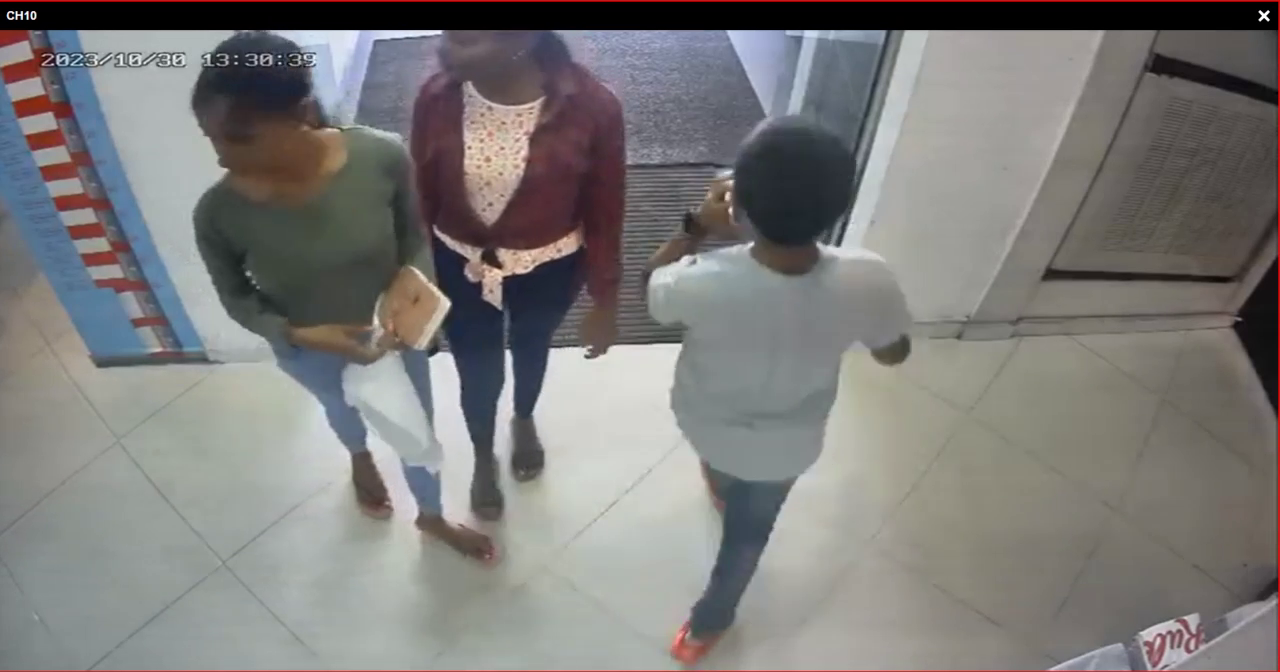
#> input picture points/sample.png, 1280 x 672 px, given in place of vtest.avi, which was not available
$ python bg_sub.py
#> lines starting #> are read from the running program, lines starting #| are printed output that depends on the picture; after the words box and inside, x2 and y2 are one past the last pixel; in counts of white or black regions, pixels touching at a corner belong together; pictures that were not available may be replaced by others from this repository, and a replacement may not be noted
# [26 lines of commented-out code are left out]

from __future__ import print_function
import cv2 as cv
import argparse
import numpy as np
import time
parser = argparse.ArgumentParser(description='This program shows how to use background subtraction methods provided by \
                                              OpenCV. You can process both videos and images.')
parser.add_argument('--input', type=str, help='Path to a video or a sequence of image.', default='vtest.avi')
parser.add_argument('--algo', type=str, help='Background subtraction method (KNN, MOG2).', default='MOG2')
args = parser.parse_args()
if args.algo == 'MOG2':
    backSub = cv.createBackgroundSubtractorMOG2( )
    #detectShadows = False,varThreshold=30
else:
    backSub = cv.createBackgroundSubtractorKNN()

kernel_dil = np.ones((3,3),np.uint8)
kernel = cv.getStructuringElement(cv.MORPH_ELLIPSE,(3,3))

capture = cv.VideoCapture(cv.samples.findFileOrKeep(args.input))
if not capture.isOpened():
    print('Unable to open: ' + args.input)
    exit(0)

count = 1
avg_time = 0
total_tym = 0
while True:
    ret, frame = capture.read()
#> frame is the input picture: shape (672, 1280, 3); mean B, G, R 121.9, 123.4, 124.9
    if frame is None:
        break

    start_time =time.time()
    fshape = frame.shape
#> fshape = (672, 1280, 3)
    cv.rectangle(frame, (355, 55), (700,140), (0,0,0), -1)
    cv.rectangle(frame, (520, 130), (700,180), (0,0,0), -1)
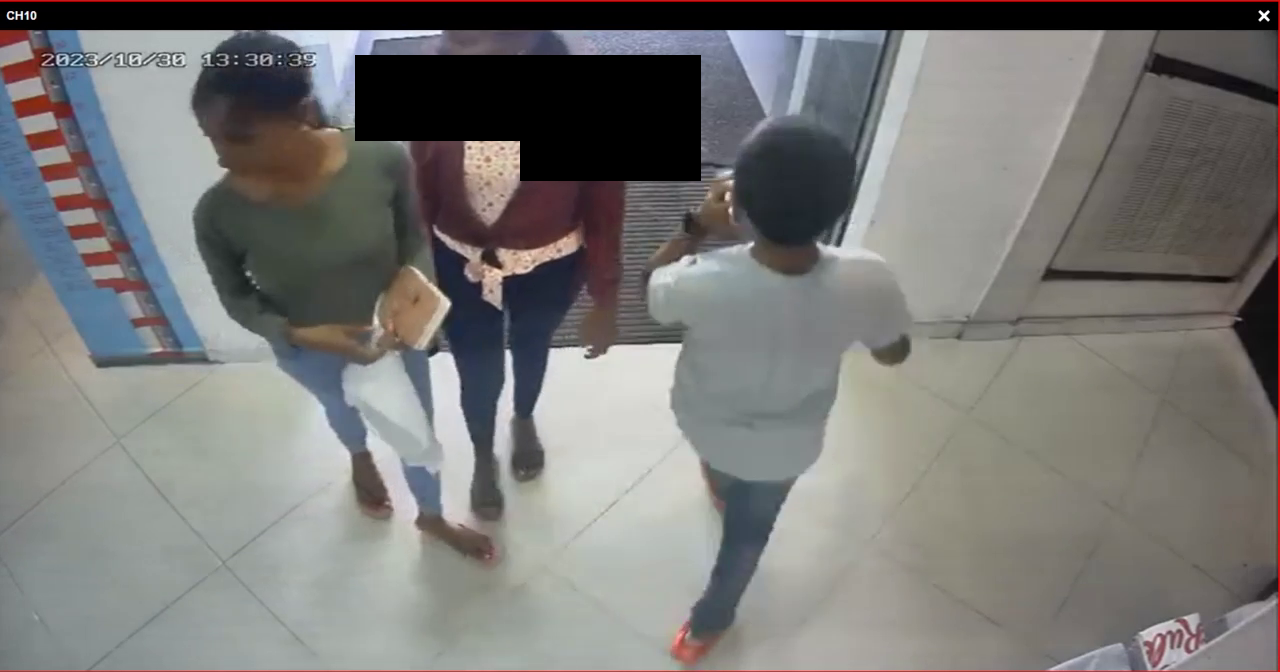
#> frame: shape (672, 1280, 3); mean B, G, R 117.2, 119.1, 120.1
    frame = frame[:,:fshape[1]-100,:]
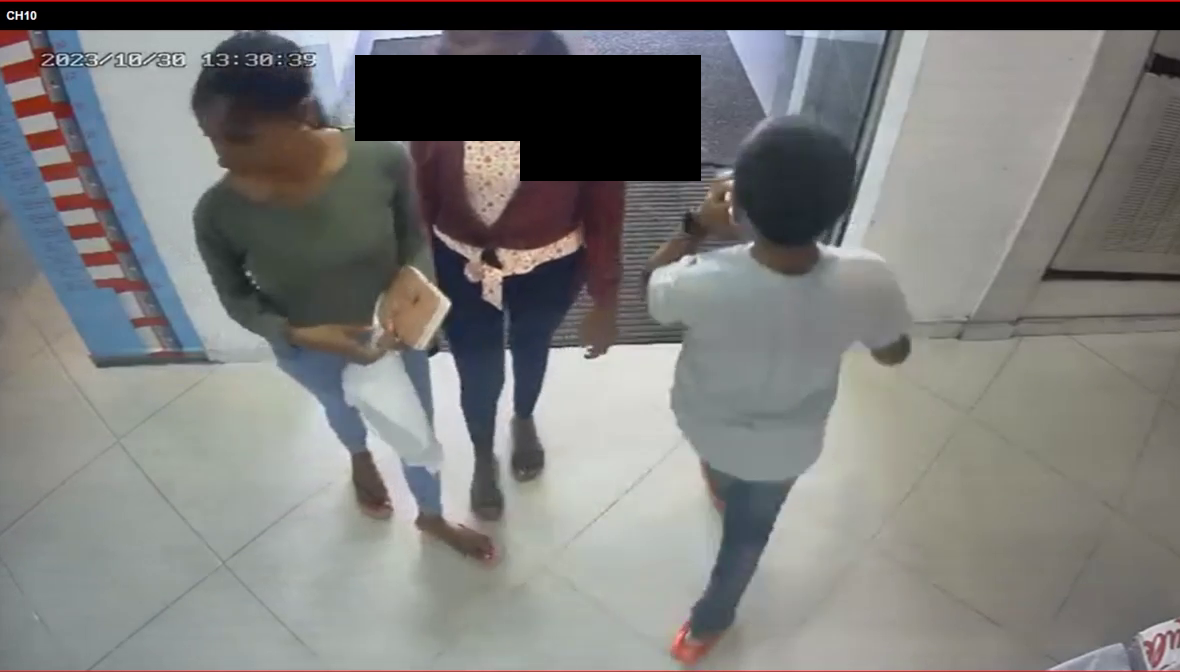
#> frame: shape (672, 1180, 3); mean B, G, R 120.4, 122.1, 122.5
    # frame = cv.GaussianBlur(frame, (5,5), cv.BORDER_DEFAULT)

    if ret == True:
        fgmask = backSub.apply(frame)
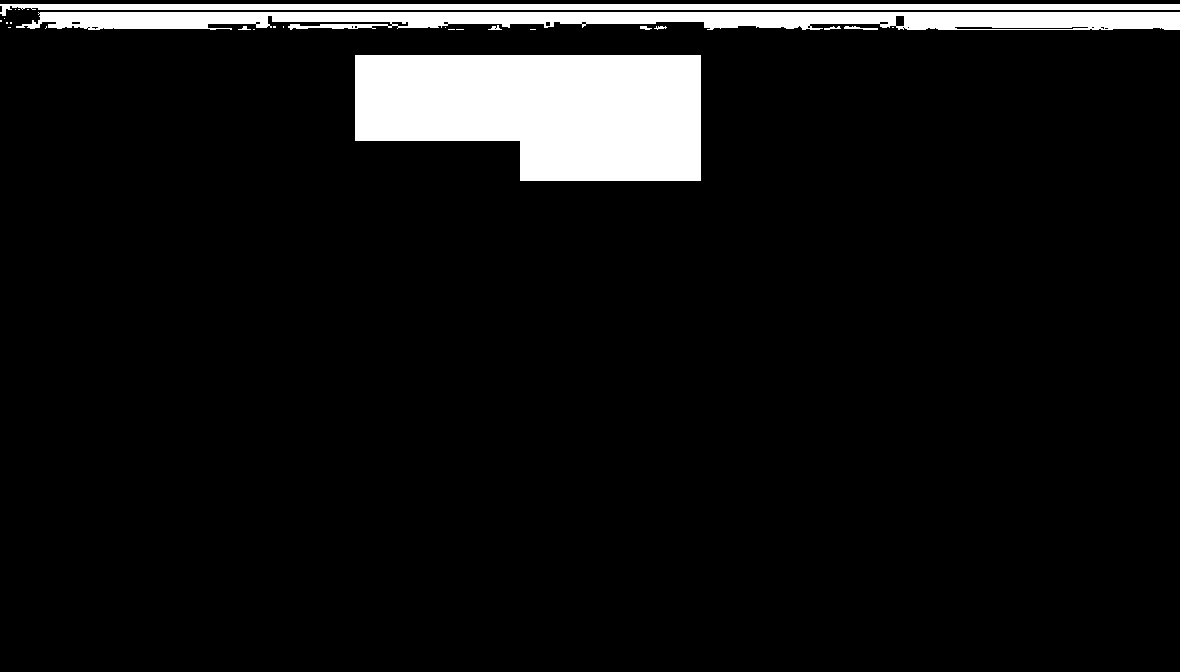
#> fgmask: shape (672, 1180); values 127 (black) and 255 (white), 7.7% white; 26 white regions (17 under 20 px), largest, box (x1, y1, x2, y2) and area: (355, 55, 701, 181) 36996, (16, 12, 1180, 30) 16585, (0, 4, 1180, 16) 7048
        fgmask = cv.morphologyEx(fgmask, cv.MORPH_CLOSE,kernel)
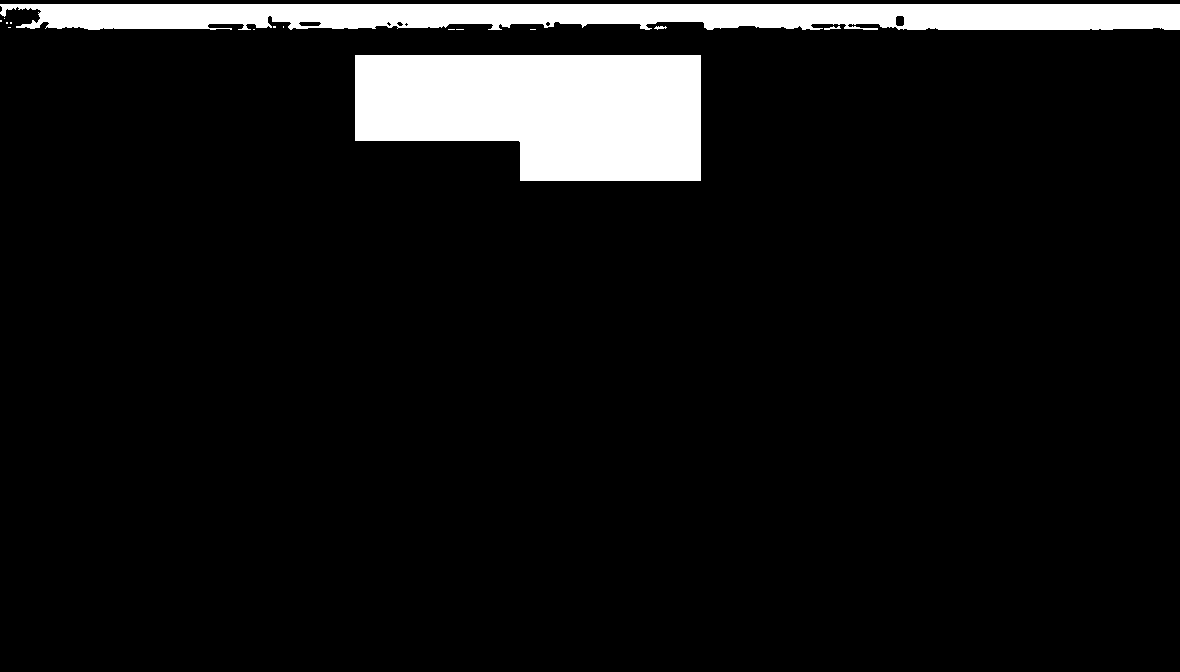
#> fgmask: shape (672, 1180); values 127 (black) and 255 (white), 8% white; 15 white regions (11 under 20 px), largest, box (x1, y1, x2, y2) and area: (355, 55, 701, 181) 36997, (0, 4, 1180, 30) 26698, (824, 26, 841, 30) 34, (654, 26, 667, 30) 30
        dilation = cv.dilate(fgmask, kernel_dil, iterations=1)
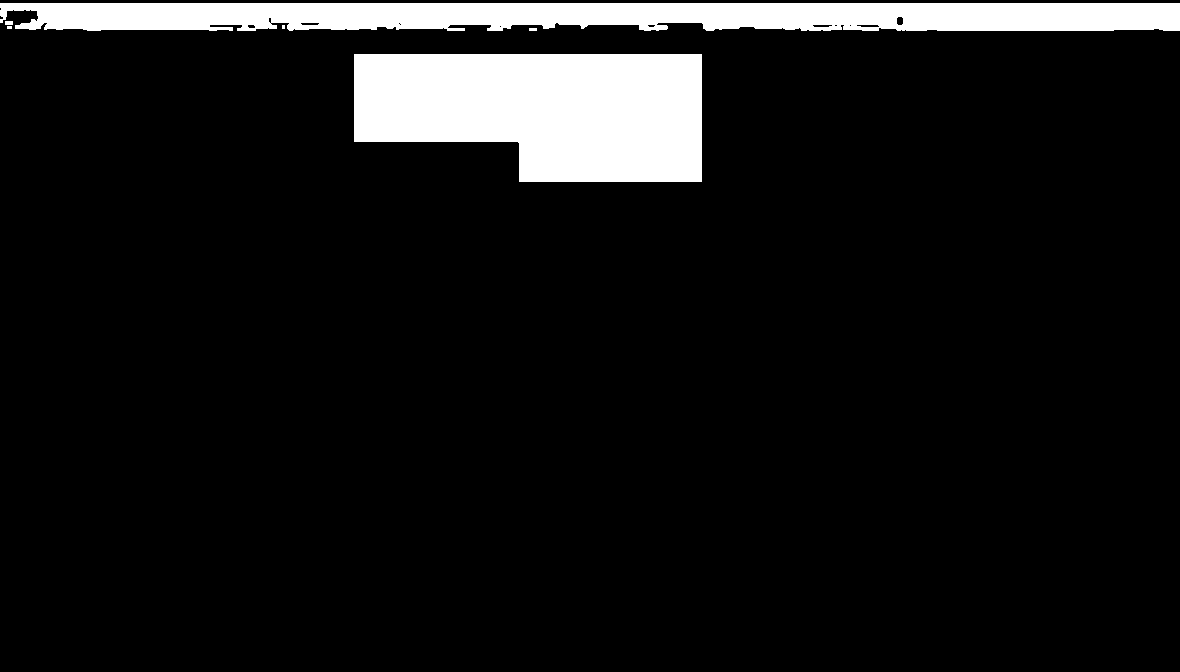
#> dilation: shape (672, 1180); values 127 (black) and 255 (white), 8.6% white; 6 white regions (2 under 20 px), largest, box (x1, y1, x2, y2) and area: (354, 54, 702, 182) 37945, (0, 3, 1180, 31) 29990, (5, 21, 13, 25) 32, (529, 28, 537, 31) 24

        (contours, hierarchy) = cv.findContours(dilation,cv.RETR_TREE,cv.CHAIN_APPROX_SIMPLE)
#> contours = [[[0, 0], [0, 671], [1179, 671], [1179, 0]]]

        for pic , contour in enumerate(contours):

            area = cv.contourArea(contour)
            if area > 3500:
                print('area : ', area)
                x,y,w,h = cv.boundingRect(contour)
                print('x,y,w,h : ', x,y,w,h)
#> this loop made 1 pass
#> (pic, contour, area, x, y, w, h) on pass 1: (0, [[0, 0], [0, 671], [1179, 671], [1179, 0]], 791109, 0, 0, 1180, 672)
#| area :  791109.0
#| x,y,w,h :  0 0 1180 672
        #         img = cv.rectangle(frame,(x,y),(x+w,y+h),(0,0,255),2)

        end_time = time.time()
        total_tym = total_tym + end_time - start_time
        avg_time = (total_tym )/count
        count = count+1
        print("detection run on a frame. Time =", end_time - start_time)
        print("AVG run on a frame. Time =", avg_time)
        print('\n\n')
        cv.imshow("original",dilation)
        if cv.waitKey(25)^ 0xFF == ord('q'):
#> (key q is pressed here)
            break
    else:
        break


# [22 lines of commented-out code are left out]
